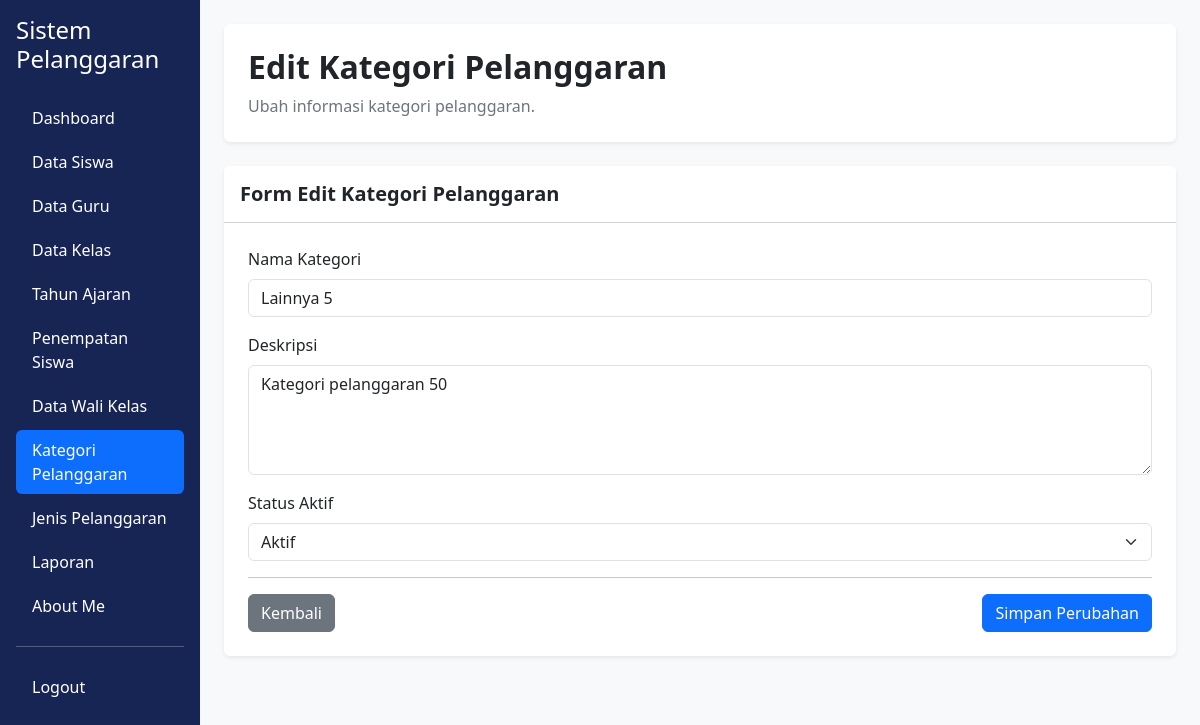
/edit_kategori_pelanggaran.php?id=50 (signed in), run on the app's committed database.
### tables this page shows
CREATE TABLE `t_pelanggaran_kategori` (
  `id` int(11) NOT NULL,
  `nama` varchar(100) NOT NULL,
  `deskripsi` text NOT NULL,
  `status_aktif` tinyint(1) NOT NULL,
  `created_at` timestamp NOT NULL DEFAULT current_timestamp(),
  `updated_at` timestamp NOT NULL DEFAULT current_timestamp()
);

### edit_kategori_pelanggaran.php (the view, shortened to what this page needs)
<?php
include 'config/koneksi.php';
$id = $_GET['id'];
$data = mysqli_query($koneksi, "SELECT * FROM t_pelanggaran_kategori WHERE id='$id'");
$d = mysqli_fetch_assoc($data);
?>
<!DOCTYPE html>
<html lang="id">
<head>
    <link href="https://cdn.jsdelivr.net/npm/bootstrap@5.3.8/dist/css/bootstrap.min.css" rel="stylesheet">
</head>
<body class="bg-light">
<div class="container-fluid">
<div class="row">
    <div class="col-md-3 col-lg-2 position-fixed top-0 start-0 vh-100 p-3 overflow-auto"
         style="background-color: #172554;">
        <h4 class="text-white mb-4">Sistem Pelanggaran</h4>
        <ul class="nav nav-pills flex-column gap-1">
            <li class="nav-item"><a href="dashboard.php" class="nav-link text-white">Dashboard</a></li>
            <li class="nav-item"><a href="data_siswa.php" class="nav-link text-white">Data Siswa</a></li>
            <li class="nav-item"><a href="data_guru.php" class="nav-link text-white">Data Guru</a></li>
            <li class="nav-item"><a href="data_kelas.php" class="nav-link text-white">Data Kelas</a></li>
            <li class="nav-item"><a href="data_tahun_ajaran.php" class="nav-link text-white">Tahun Ajaran</a></li>
            <li class="nav-item"><a href="data_penempatan_siswa.php" class="nav-link text-white">Penempatan Siswa</a></li>
            <li class="nav-item"><a href="data_wali_kelas.php" class="nav-link text-white">Data Wali Kelas</a></li>
            <li class="nav-item"><a href="data_kategori_pelanggaran.php" class="nav-link active">Kategori Pelanggaran</a></li>
            <li class="nav-item"><a href="data_jenis_pelanggaran.php" class="nav-link text-white">Jenis Pelanggaran</a></li>
            <li class="nav-item"><a href="laporan.php" class="nav-link text-white">Laporan</a></li>
            <li class="nav-item"><a href="about_me.php" class="nav-link text-white">About Me</a></li>
            <hr class="border-white">
            <li class="nav-item"><a href="logout.php" class="nav-link text-white">Logout</a></li>
        </ul>
    </div>
    <main class="col-md-9 col-lg-10 offset-md-3 offset-lg-2 p-4">
        <div class="bg-white rounded shadow-sm p-4 mb-4">
            <h2 class="fw-bold">Edit Kategori Pelanggaran</h2>
            <p class="text-secondary mb-0">Ubah informasi kategori pelanggaran.</p>
        </div>
        <div class="card shadow-sm border-0">
            <div class="card-header bg-white py-3">
                <h5 class="mb-0 fw-bold">Form Edit Kategori Pelanggaran</h5>
            </div>
            <div class="card-body p-4">
                <form action="proses_edit_kategori_pelanggaran.php" method="POST">
                    <div class="mb-3">
                        <label class="form-label">Nama Kategori</label>
                        <input type="text" name="nama" class="form-control"
                               value="<?= htmlspecialchars($d['nama']); ?>" required>
                    </div>
                    <div class="mb-3">
                        <label class="form-label">Deskripsi</label>
                        <textarea name="deskripsi" class="form-control" rows="4" required><?= htmlspecialchars($d['deskripsi']); ?></textarea>
                    </div>
                    <div class="mb-3">
                        <label class="form-label">Status Aktif</label>
                        <select name="status_aktif" class="form-select" required>
                            <option value="1" <?= $d['status_aktif'] == 1 ? 'selected' : ''; ?>>Aktif</option>
                        </select>
                    </div>
                    <hr>
                    <div class="d-flex justify-content-between">
                        <a href="data_kategori_pelanggaran.php" class="btn btn-secondary">Kembali</a>
                        <button type="submit" name="ubah" class="btn btn-primary">
                            Simpan Perubahan
                        </button>
                    </div>
                </form>
            </div>
        </div>
    </main>
</div>
</div>
</body>
</html>

### data on the page
t_pelanggaran_kategori: nama "Lainnya 5", deskripsi "Kategori pelanggaran 50", status_aktif "Aktif"
